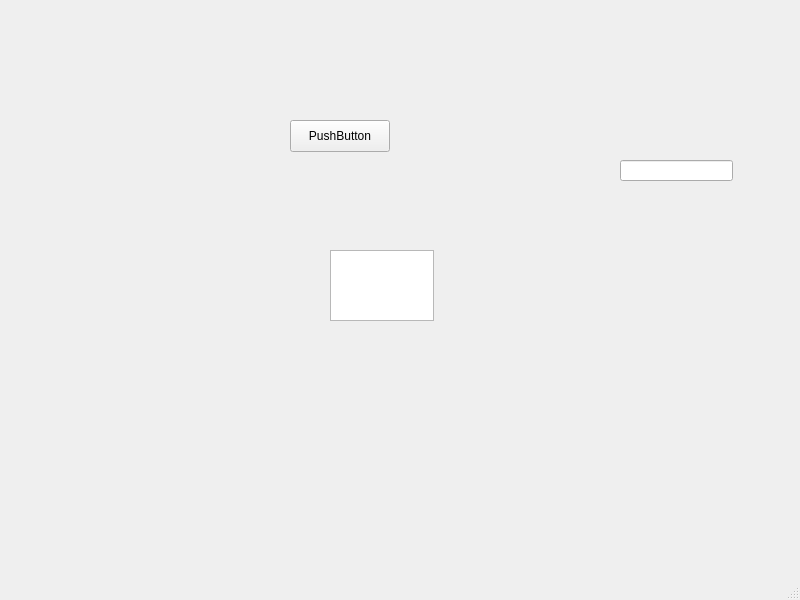
<?xml version="1.0" encoding="UTF-8"?>
<ui version="4.0">
 <class>MainWindow</class>
 <widget class="QMainWindow" name="MainWindow">
  <property name="geometry">
   <rect>
    <x>0</x>
    <y>0</y>
    <width>800</width>
    <height>600</height>
   </rect>
  </property>
  <property name="windowTitle">
   <string>MainWindow</string>
  </property>
  <widget class="QWidget" name="centralwidget">
   <widget class="QPushButton" name="sendButton">
    <property name="geometry">
     <rect>
      <x>290</x>
      <y>120</y>
      <width>100</width>
      <height>32</height>
     </rect>
    </property>
    <property name="text">
     <string>PushButton</string>
    </property>
   </widget>
   <widget class="QLineEdit" name="messageLineEdit">
    <property name="geometry">
     <rect>
      <x>620</x>
      <y>160</y>
      <width>113</width>
      <height>21</height>
     </rect>
    </property>
   </widget>
   <widget class="QTextEdit" name="chatTextEdit">
    <property name="geometry">
     <rect>
      <x>330</x>
      <y>250</y>
      <width>104</width>
      <height>71</height>
     </rect>
    </property>
   </widget>
  </widget>
  <widget class="QMenuBar" name="menubar">
   <property name="geometry">
    <rect>
     <x>0</x>
     <y>0</y>
     <width>800</width>
     <height>24</height>
    </rect>
   </property>
  </widget>
  <widget class="QStatusBar" name="statusbar"/>
 </widget>
 <resources/>
 <connections/>
</ui>
